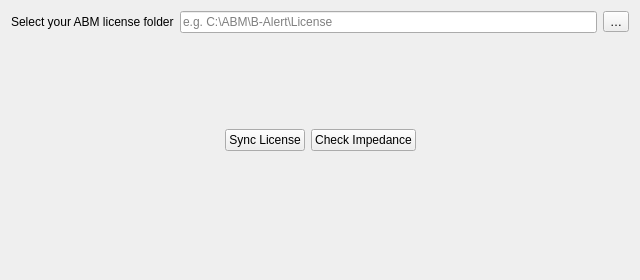
<?xml version="1.0" encoding="UTF-8"?>
<ui version="4.0">
 <class>form</class>
 <widget class="QWidget" name="form">
  <property name="geometry">
   <rect><x>0</x><y>0</y><width>640</width><height>280</height></rect>
  </property>
  <property name="windowTitle">
   <string>Options for B-Alert</string>
  </property>

  <layout class="QVBoxLayout" name="root_vlayout">


   <item>
    <layout class="QFormLayout" name="formLayout">
     <property name="labelAlignment">
      <set>Qt::AlignRight|Qt::AlignVCenter</set>
     </property>

     <item row="0" column="0">
      <widget class="QLabel" name="label_license">
       <property name="text"><string>Select your ABM license folder</string></property>
      </widget>
     </item>
     <item row="0" column="1">
      <layout class="QHBoxLayout" name="hl_license">
       <item>
        <widget class="QLineEdit" name="license_dir_lineedit">
         <property name="placeholderText">
          <string>e.g. C:\ABM\B-Alert\License</string>
         </property>
        </widget>
       </item>
       <item>
        <widget class="QToolButton" name="license_browse_btn">
         <property name="text"><string>…</string></property>
         <property name="toolTip"><string>Browse for license folder</string></property>
        </widget>
       </item>
      </layout>
     </item>
    </layout>
   </item>


   <item>
    <layout class="QHBoxLayout" name="row_check_impedance">
     <item>
      <spacer name="spacer_ci_left">
       <property name="orientation"><enum>Qt::Horizontal</enum></property>
       <property name="sizeHint"><size><width>40</width><height>20</height></size></property>
      </spacer>
     </item>
     <item>
      <widget class="QPushButton" name="sync_license_btn">
       <property name="text"><string>Sync License</string></property>
       <property name="toolTip"><string>Copy selected license files into EXE\License</string></property>
      </widget>
     </item>
     <item>
      <widget class="QPushButton" name="check_impedance_btn">
       <property name="text"><string>Check Impedance</string></property>
       <property name="toolTip"><string>Measure electrode impedances (no streaming)</string></property>
      </widget>
     </item>
     <item>
      <spacer name="spacer_ci_right">
       <property name="orientation"><enum>Qt::Horizontal</enum></property>
       <property name="sizeHint"><size><width>40</width><height>20</height></size></property>
      </spacer>
     </item>
    </layout>
   </item>


   <item>
    <widget class="QLabel" name="status_label">
     <property name="text"><string/></property>
     <property name="wordWrap"><bool>true</bool></property>
     <property name="styleSheet">
      <string notr="true">color: #c8c8c8;</string>
     </property>
    </widget>
   </item>

  </layout>
 </widget>
 <resources/>
 <connections/>
</ui>
